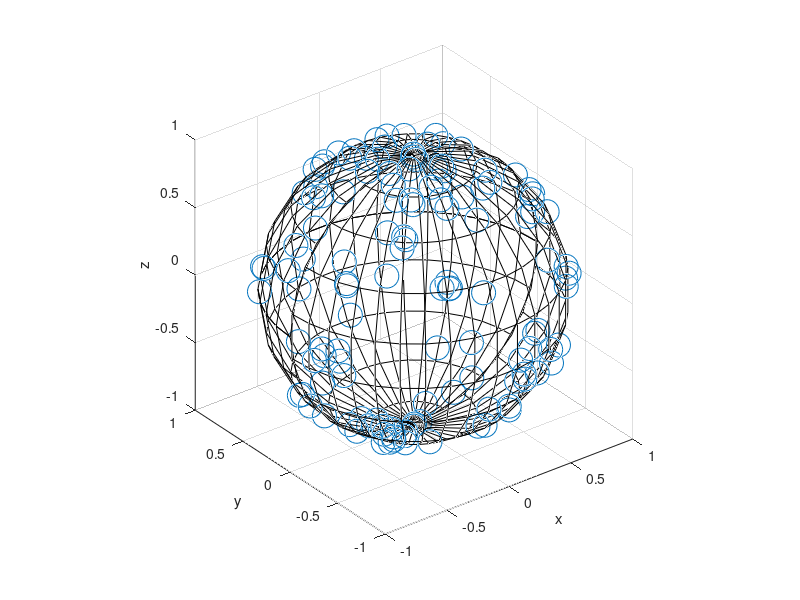

This chart was generated by the following MATLAB code:
% Simulate a Poisson point process on the surface of a sphere.
% The Code can be modified to simulate the point  process *inside* the sphere; 
% see line 27.
% Author: H. Paul Keeler, 2020.
% Website: hpaulkeeler.com
% Repository: github.com/hpaulkeeler/posts

%Simulation window parameters
r=1; %radius of sphere
%centre of sphere
xx0=0; 
yy0=0; 
zz0=0;
areaTotal=4*pi*r^2; %area of sphere
 
%Point process parameters
lambda=10; %intensity (ie mean density) of the Poisson process
 
%Simulate Poisson point process
numbPoints=poissrnd(areaTotal*lambda);%Poisson number of points
%angular variables
theta=pi*(rand(numbPoints,1)); %polar angles
phi=2*pi*(rand(numbPoints,1)); %azimuth angles
%radial variables
rho=r*ones(numbPoints,1); %radial distances (fixed radius)
%use this line instead to uniformly place points *inside* the sphere
%rho=r*(rand(numbPoints,1)).^(1/3); 

%Convert from spherical to Cartesian coordinates
[xx,yy,zz]=sph2cart(theta,phi,rho); 

%Shift centre of sphere to (xx0,yy0,zz0)
xx=xx+xx0;
yy=yy+yy0;
zz=zz+zz0;
 
%Plotting
markerSize=300;
scatter3(xx,yy,zz,markerSize,'b.'); 
xlabel('x');
ylabel('y');
zlabel('z');
axis square;
hold on;

%create mesh to plot the outline of a sphere
numbMesh=20; 
[thetaMesh, phiMesh] = meshgrid(linspace(0, pi, numbMesh), linspace(0, 2*pi, numbMesh));
%convert to Cartesian coordinates
[xMesh,yMesh,zMesh] = sph2cart(thetaMesh, phiMesh, r);
%Shift centre of sphere to (xx0,yy0,zz0)
xMesh=xMesh+xx0;
yMesh=yMesh+yy0;
zMesh=zMesh+zz0;
%do a surface plot with a clear faces 
surface(xMesh,yMesh,zMesh,'FaceColor', 'none');
